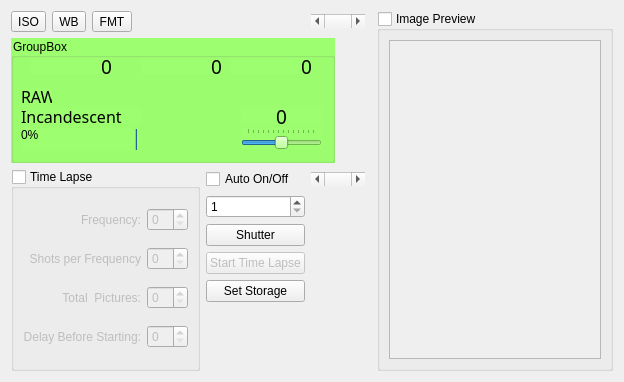
<?xml version="1.0" encoding="UTF-8"?>
<ui version="4.0">
 <class>CameraTetherWidget</class>
 <widget class="QWidget" name="CameraTetherWidget">
  <property name="geometry">
   <rect>
    <x>0</x>
    <y>0</y>
    <width>624</width>
    <height>382</height>
   </rect>
  </property>
  <property name="minimumSize">
   <size>
    <width>624</width>
    <height>364</height>
   </size>
  </property>
  <property name="windowTitle">
   <string>Form</string>
  </property>
  <layout class="QGridLayout" name="gridLayout">
   <item row="0" column="0">
    <widget class="QToolButton" name="tbISO">
     <property name="text">
      <string>ISO</string>
     </property>
     <property name="checkable">
      <bool>true</bool>
     </property>
     <property name="checked">
      <bool>false</bool>
     </property>
     <property name="toolButtonStyle">
      <enum>Qt::ToolButtonTextOnly</enum>
     </property>
    </widget>
   </item>
   <item row="0" column="1">
    <widget class="QToolButton" name="tbWB">
     <property name="text">
      <string>WB</string>
     </property>
     <property name="checkable">
      <bool>true</bool>
     </property>
     <property name="checked">
      <bool>false</bool>
     </property>
    </widget>
   </item>
   <item row="0" column="2">
    <widget class="QToolButton" name="tbFMT">
     <property name="text">
      <string>FMT</string>
     </property>
     <property name="checkable">
      <bool>true</bool>
     </property>
    </widget>
   </item>
   <item row="0" column="3" colspan="2">
    <spacer name="horizontalSpacer">
     <property name="orientation">
      <enum>Qt::Horizontal</enum>
     </property>
     <property name="sizeHint" stdset="0">
      <size>
       <width>155</width>
       <height>20</height>
      </size>
     </property>
    </spacer>
   </item>
   <item row="0" column="7" rowspan="8">
    <widget class="QGroupBox" name="gbImagePreview">
     <property name="sizePolicy">
      <sizepolicy hsizetype="Preferred" vsizetype="Preferred">
       <horstretch>0</horstretch>
       <verstretch>0</verstretch>
      </sizepolicy>
     </property>
     <property name="title">
      <string>Image Preview</string>
     </property>
     <property name="checkable">
      <bool>true</bool>
     </property>
     <property name="checked">
      <bool>false</bool>
     </property>
     <layout class="QGridLayout" name="gridLayout_2">
      <item row="0" column="0">
       <widget class="QGraphicsView" name="graphicsView"/>
      </item>
     </layout>
    </widget>
   </item>
   <item row="1" column="0" colspan="7">
    <widget class="QGroupBox" name="gbcamera">
     <property name="minimumSize">
      <size>
       <width>324</width>
       <height>125</height>
      </size>
     </property>
     <property name="maximumSize">
      <size>
       <width>324</width>
       <height>125</height>
      </size>
     </property>
     <property name="styleSheet">
      <string notr="true">background-color: rgb(157, 255, 111);
font: 75 12pt &quot;OCR A Extended&quot;;
color: rgb(0, 0, 0);
border-color: rgb(0, 0, 0);</string>
     </property>
     <property name="title">
      <string>GroupBox</string>
     </property>
     <property name="flat">
      <bool>false</bool>
     </property>
     <widget class="QLabel" name="lbApeture">
      <property name="geometry">
       <rect>
        <x>220</x>
        <y>20</y>
        <width>81</width>
        <height>16</height>
       </rect>
      </property>
      <property name="font">
       <font>
        <family>OCR A Extended</family>
        <pointsize>14</pointsize>
        <weight>9</weight>
        <italic>false</italic>
        <bold>false</bold>
       </font>
      </property>
      <property name="styleSheet">
       <string notr="true">font: 75 14pt &quot;OCR A Extended&quot;;</string>
      </property>
      <property name="text">
       <string>0</string>
      </property>
      <property name="alignment">
       <set>Qt::AlignRight|Qt::AlignTrailing|Qt::AlignVCenter</set>
      </property>
     </widget>
     <widget class="QLabel" name="lbShutter">
      <property name="geometry">
       <rect>
        <x>130</x>
        <y>20</y>
        <width>81</width>
        <height>16</height>
       </rect>
      </property>
      <property name="font">
       <font>
        <family>OCR A Extended</family>
        <pointsize>14</pointsize>
        <weight>9</weight>
        <italic>false</italic>
        <bold>false</bold>
       </font>
      </property>
      <property name="styleSheet">
       <string notr="true">font: 75 14pt &quot;OCR A Extended&quot;;</string>
      </property>
      <property name="text">
       <string>0</string>
      </property>
      <property name="alignment">
       <set>Qt::AlignRight|Qt::AlignTrailing|Qt::AlignVCenter</set>
      </property>
     </widget>
     <widget class="QLabel" name="lbISO">
      <property name="geometry">
       <rect>
        <x>20</x>
        <y>20</y>
        <width>81</width>
        <height>16</height>
       </rect>
      </property>
      <property name="font">
       <font>
        <family>OCR A Extended</family>
        <pointsize>14</pointsize>
        <weight>9</weight>
        <italic>false</italic>
        <bold>false</bold>
       </font>
      </property>
      <property name="styleSheet">
       <string notr="true">font: 75 14pt &quot;OCR A Extended&quot;;</string>
      </property>
      <property name="text">
       <string>0</string>
      </property>
      <property name="alignment">
       <set>Qt::AlignRight|Qt::AlignTrailing|Qt::AlignVCenter</set>
      </property>
     </widget>
     <widget class="QSlider" name="hsExposureComp">
      <property name="geometry">
       <rect>
        <x>230</x>
        <y>90</y>
        <width>81</width>
        <height>21</height>
       </rect>
      </property>
      <property name="minimum">
       <number>-32768</number>
      </property>
      <property name="maximum">
       <number>32768</number>
      </property>
      <property name="orientation">
       <enum>Qt::Horizontal</enum>
      </property>
      <property name="tickPosition">
       <enum>QSlider::TicksAbove</enum>
      </property>
      <property name="tickInterval">
       <number>5000</number>
      </property>
     </widget>
     <widget class="QLabel" name="lbExposureComp">
      <property name="geometry">
       <rect>
        <x>230</x>
        <y>70</y>
        <width>81</width>
        <height>16</height>
       </rect>
      </property>
      <property name="font">
       <font>
        <family>OCR A Extended</family>
        <pointsize>14</pointsize>
        <weight>9</weight>
        <italic>false</italic>
        <bold>false</bold>
       </font>
      </property>
      <property name="styleSheet">
       <string notr="true">font: 75 14pt &quot;OCR A Extended&quot;;</string>
      </property>
      <property name="text">
       <string>0</string>
      </property>
      <property name="alignment">
       <set>Qt::AlignCenter</set>
      </property>
     </widget>
     <widget class="QProgressBar" name="pbBattery">
      <property name="geometry">
       <rect>
        <x>10</x>
        <y>90</y>
        <width>118</width>
        <height>23</height>
       </rect>
      </property>
      <property name="value">
       <number>0</number>
      </property>
      <property name="invertedAppearance">
       <bool>true</bool>
      </property>
     </widget>
     <widget class="QLabel" name="lbWhiteBalance">
      <property name="geometry">
       <rect>
        <x>10</x>
        <y>70</y>
        <width>121</width>
        <height>16</height>
       </rect>
      </property>
      <property name="font">
       <font>
        <family>OCR A Extended</family>
        <pointsize>12</pointsize>
        <weight>1</weight>
        <italic>false</italic>
        <bold>false</bold>
       </font>
      </property>
      <property name="styleSheet">
       <string notr="true">font: 75 8	pt &quot;OCR A Extended&quot;;</string>
      </property>
      <property name="text">
       <string>Incandescent</string>
      </property>
      <property name="alignment">
       <set>Qt::AlignLeading|Qt::AlignLeft|Qt::AlignVCenter</set>
      </property>
     </widget>
     <widget class="QLabel" name="lbFormat">
      <property name="geometry">
       <rect>
        <x>10</x>
        <y>50</y>
        <width>31</width>
        <height>16</height>
       </rect>
      </property>
      <property name="font">
       <font>
        <family>OCR A Extended</family>
        <pointsize>12</pointsize>
        <weight>1</weight>
        <italic>false</italic>
        <bold>false</bold>
       </font>
      </property>
      <property name="styleSheet">
       <string notr="true">font: 75 8	pt &quot;OCR A Extended&quot;;</string>
      </property>
      <property name="text">
       <string>RAW</string>
      </property>
      <property name="alignment">
       <set>Qt::AlignLeading|Qt::AlignLeft|Qt::AlignVCenter</set>
      </property>
     </widget>
    </widget>
   </item>
   <item row="2" column="0" rowspan="6" colspan="4">
    <widget class="QGroupBox" name="gbTimelapse">
     <property name="title">
      <string>Time Lapse</string>
     </property>
     <property name="checkable">
      <bool>true</bool>
     </property>
     <property name="checked">
      <bool>false</bool>
     </property>
     <layout class="QGridLayout" name="gridLayout_3">
      <item row="0" column="0">
       <widget class="QLabel" name="label">
        <property name="text">
         <string>Frequency:</string>
        </property>
        <property name="alignment">
         <set>Qt::AlignRight|Qt::AlignTrailing|Qt::AlignVCenter</set>
        </property>
       </widget>
      </item>
      <item row="0" column="1">
       <widget class="QSpinBox" name="sbtimelapsefreq"/>
      </item>
      <item row="1" column="1">
       <widget class="QSpinBox" name="sbtimelapseshotsper"/>
      </item>
      <item row="1" column="0">
       <widget class="QLabel" name="label_2">
        <property name="text">
         <string>Shots per Frequency</string>
        </property>
        <property name="alignment">
         <set>Qt::AlignRight|Qt::AlignTrailing|Qt::AlignVCenter</set>
        </property>
       </widget>
      </item>
      <item row="2" column="0">
       <widget class="QLabel" name="label_3">
        <property name="text">
         <string>Total  Pictures:</string>
        </property>
        <property name="alignment">
         <set>Qt::AlignRight|Qt::AlignTrailing|Qt::AlignVCenter</set>
        </property>
       </widget>
      </item>
      <item row="2" column="1">
       <widget class="QSpinBox" name="sbtimelapsetotal"/>
      </item>
      <item row="3" column="0">
       <widget class="QLabel" name="label_4">
        <property name="text">
         <string>Delay Before Starting:</string>
        </property>
        <property name="alignment">
         <set>Qt::AlignRight|Qt::AlignTrailing|Qt::AlignVCenter</set>
        </property>
       </widget>
      </item>
      <item row="3" column="1">
       <widget class="QSpinBox" name="sbtimelapsedelay"/>
      </item>
     </layout>
    </widget>
   </item>
   <item row="2" column="4">
    <widget class="QCheckBox" name="cbAutoOnOff">
     <property name="text">
      <string>Auto On/Off</string>
     </property>
    </widget>
   </item>
   <item row="0" column="5">
    <widget class="QScrollBar" name="dial1">
     <property name="orientation">
      <enum>Qt::Horizontal</enum>
     </property>
    </widget>
   </item>
   <item row="2" column="5">
    <widget class="QScrollBar" name="hsbDial2">
     <property name="orientation">
      <enum>Qt::Horizontal</enum>
     </property>
    </widget>
   </item>
   <item row="4" column="4">
    <widget class="QPushButton" name="pbShutter">
     <property name="text">
      <string>Shutter</string>
     </property>
    </widget>
   </item>
   <item row="5" column="4">
    <widget class="QPushButton" name="pbTimeLapse">
     <property name="enabled">
      <bool>false</bool>
     </property>
     <property name="text">
      <string>Start Time Lapse</string>
     </property>
    </widget>
   </item>
   <item row="3" column="4">
    <widget class="QSpinBox" name="sbAutoSeconds">
     <property name="minimum">
      <number>1</number>
     </property>
     <property name="maximum">
      <number>3000</number>
     </property>
    </widget>
   </item>
   <item row="6" column="4">
    <widget class="QPushButton" name="pbsetstorage">
     <property name="text">
      <string>Set Storage</string>
     </property>
    </widget>
   </item>
  </layout>
 </widget>
 <resources/>
 <connections>
  <connection>
   <sender>gbTimelapse</sender>
   <signal>toggled(bool)</signal>
   <receiver>pbTimeLapse</receiver>
   <slot>setEnabled(bool)</slot>
   <hints>
    <hint type="sourcelabel">
     <x>116</x>
     <y>175</y>
    </hint>
    <hint type="destinationlabel">
     <x>281</x>
     <y>236</y>
    </hint>
   </hints>
  </connection>
 </connections>
</ui>
